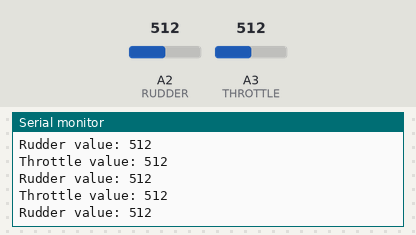
Recording of a sketch running on a simulated Arduino Uno, built with avr-gcc and run on an emulated ATmega328P. On the bench: the last lines printed to the serial monitor. The test bench sets the inputs (shaded band); at power-on: A2 (RUDDER) = 512, A3 (THROTTLE) = 512.

Above: at 1.3 s.
1.4 s: A2 (RUDDER) set to 716
At 1.82 s:
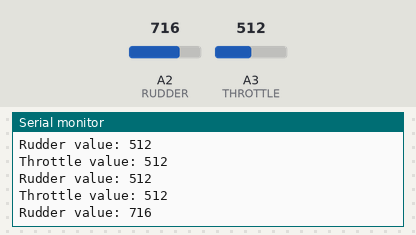
2.9 s: A3 (THROTTLE) set to 716
At 3.33 s:
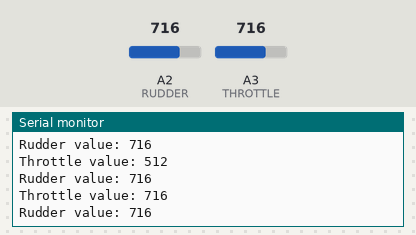
4.4 s: A2 (RUDDER) set to 900
At 4.83 s:
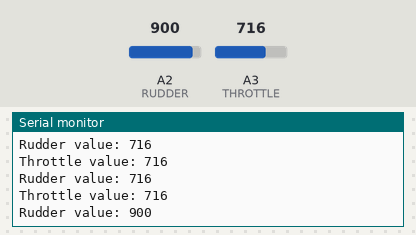
5.9 s: A3 (THROTTLE) set to 900
At 6.34 s:
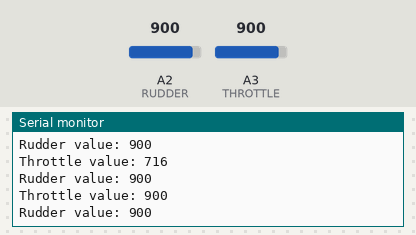
Timing chart, 0 to 8.4 s (numbered marks = the images above; inputs shaded):
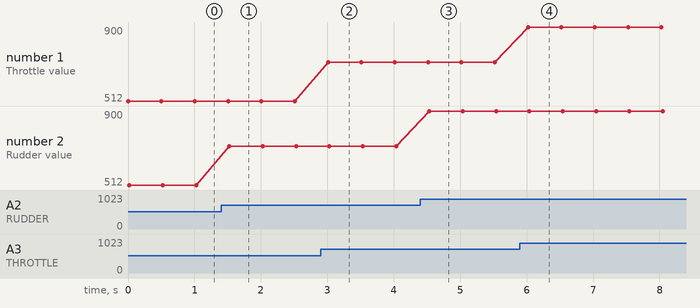

Measured:
- after the input at 1.4 s, the serial monitor: prints a new line after 0.13 s (image 1)
- after the input at 2.9 s, the serial monitor: prints a new line after 0.11 s (image 2)
- after the input at 4.4 s, the serial monitor: prints a new line after 0.14 s (image 3)
- after the input at 5.9 s, the serial monitor: prints a new line after 0.12 s (image 4)
- plotted number 2: 512 → 716 after the input at 1.4 s, 716 → 900 after the input at 4.4 s

The sketch:

potentiometer_test.ino
```cpp
#define THROTTLE A3
#define RUDDER A2

void setup() {
  // initialize serial communication at 9600 bits per second:
  Serial.begin(9600);
}

// the loop routine runs over and over again forever:
void loop() {
  // read the input on analog pin 0:
  int throttleValue = analogRead(THROTTLE);
  // print out the value you read:
  Serial.print("Throttle value: ");
  Serial.println(throttleValue);
  delay(1);

    // read the input on analog pin 0:
  int rudderValue = analogRead(RUDDER);
  // print out the value you read:
  Serial.print("Rudder value: ");
  Serial.println(rudderValue);
  delay(500);        // delay in between reads for stability
}
```
